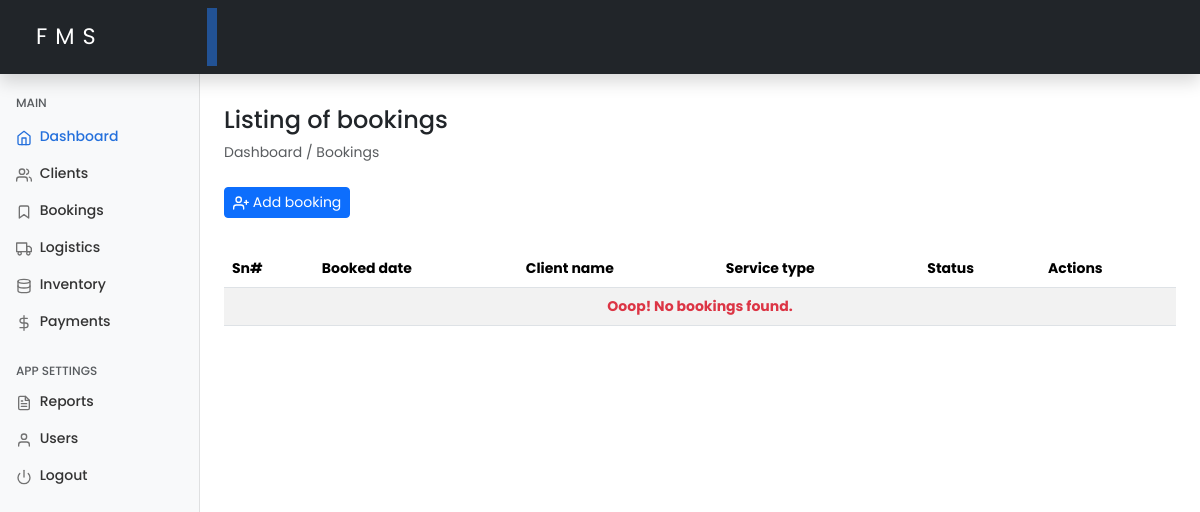
Before: /bookings.php (signed in) with the older database file.
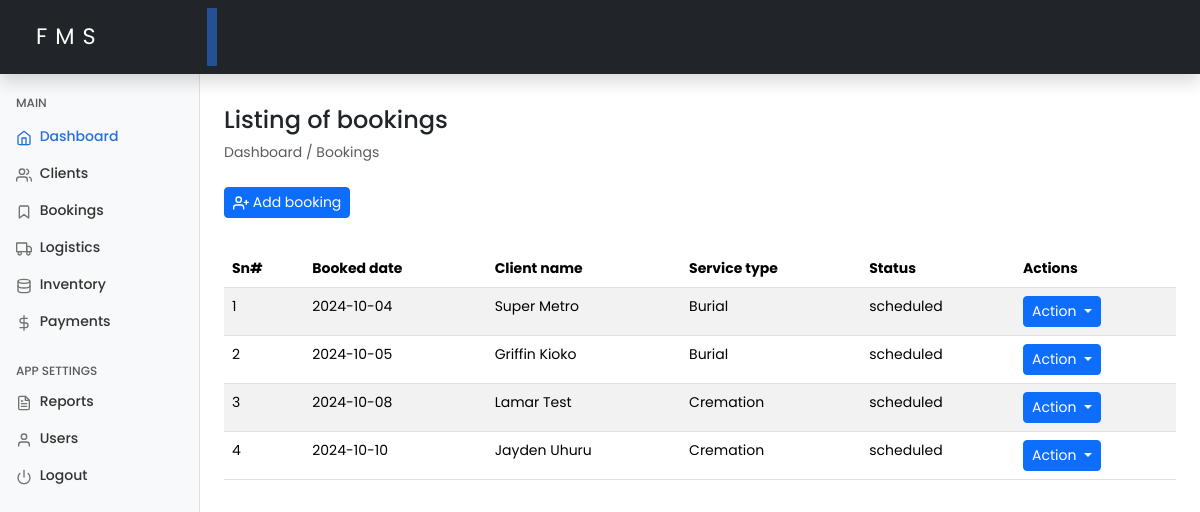
After: the same page with the newer database file.
### tables this page shows
CREATE TABLE `schedules` (
  `id` int(11) NOT NULL,
  `client_id` varchar(100) NOT NULL,
  `service_type` enum('burial','cremation','other') DEFAULT 'burial',
  `schedule_date` date NOT NULL,
  `vehicle_type` varchar(150) DEFAULT NULL,
  `request` varchar(255) DEFAULT NULL,
  `status` enum('scheduled','completed') DEFAULT 'scheduled',
  `created_at` timestamp NOT NULL DEFAULT current_timestamp(),
  `updated_at` timestamp NOT NULL DEFAULT current_timestamp() ON UPDATE current_timestamp()
);

CREATE TABLE `clients` (
  `id` int(11) NOT NULL,
  `full_name` varchar(100) NOT NULL,
  `email` varchar(100) DEFAULT NULL,
  `phone` varchar(15) DEFAULT NULL,
  `address` varchar(255) DEFAULT NULL,
  `created_at` timestamp NOT NULL DEFAULT current_timestamp(),
  `updated_at` timestamp NOT NULL DEFAULT current_timestamp() ON UPDATE current_timestamp()
);

### includes/functions.php (called while the page is built, shortened)
<?php
require_once 'config.php';
function getBookings()
{
    global $conn;
    $query = "SELECT s.id, c.full_name, s.service_type, s.schedule_date, s.status
              FROM schedules s
              JOIN clients c ON s.client_id = c.id";
    $result = $conn->query($query);
    $bookings = [];
    while ($row = $result->fetch_assoc()) {
        $bookings[] = $row;
    }
    return $bookings;
}

### bookings.php (the view, shortened to what this page needs)
<?php
include 'includes/functions.php';
$bookings = getBookings();
include './includes/header.php';
include './includes/sidebar.php';
?>
<main class="col-md-9 ms-sm-auto col-lg-10 px-md-4 mt-2">
    <h4 class="mt-4">Listing of bookings</h4>
    <ol class="breadcrumb mb-2">
        <li class="breadcrumb-item active">Dashboard / Bookings</li>
    </ol>
    <div class="d-flex justify-content-start flex-wrap flex-md-nowrap align-items-center pt-3 pb-2 mb-4 border-bottom-none">
        <button type="button" class="btn btn-sm btn-primary me-5 d-flex align-items-center" data-bs-toggle="modal" data-bs-target="#staticBackdrop">
            <span data-feather="user-plus"></span>&nbsp;Add booking
        </button>
    </div>
    <table class="table table-striped" id="bookingsTable">
        <thead>
            <tr>
                <th>Sn#</th>
                <th>Booked date</th>
                <th>Client name</th>
                <th>Service type</th>
                <th>Status</th>
                <th>Actions</th>
            </tr>
        </thead>
        <tbody>
            <?php if (empty($bookings)): ?>
                <tr>
                    <td colspan="6" class="text-center text-danger">
                        <strong>Ooop! No bookings found.</strong>
                    </td>
                </tr>
            <?php else: ?>
                <?php foreach ($bookings as $index => $booking): ?>
                    <tr>
                        <td><?php echo $index + 1; ?></td>
                        <td><?php echo htmlspecialchars($booking['schedule_date']); ?></td>
                        <td><?php echo htmlspecialchars($booking['full_name']); ?></td>
                        <td class="text-capitalize"><?php echo htmlspecialchars($booking['service_type']); ?></td>
                        <td><?php echo htmlspecialchars($booking['status']); ?></td>
                        <td>
                            <div class="dropdown">
                                <button class="btn btn-sm btn-primary dropdown-toggle" type="button" data-bs-toggle="dropdown" aria-expanded="false">
                                    Action
                                </button>
                            </div>
                        </td>
                    </tr>
                <?php endforeach; ?>
            <?php endif; ?>
        </tbody>
    </table>
</main>
<?php include './includes/footer.php'; ?>

### includes/header.php (shortened to what this page needs)
<?php
require_once 'includes/functions.php';
?>
<!doctype html>
<html lang="en">
<head>
    <link href="https://cdn.jsdelivr.net/npm/bootstrap@5.3.3/dist/css/bootstrap.min.css" rel="stylesheet">
    <link href="https://cdn.jsdelivr.net/npm/bootstrap@5.3.3/dist/css/bootstrap.min.css" rel="stylesheet"
>
    <link rel="stylesheet" href="assets/css/dashboard.css">
    <link href="https://cdnjs.cloudflare.com/ajax/libs/fullcalendar/6.1.15/index.min.js" rel="stylesheet" />
</head>
<body>
    <header class="navbar navbar-dark sticky-top bg-dark p-2 flex-md-nowrap p-0 shadow">
        <a class="navbar-brand col-md-3 col-lg-2 me-0 px-3" href="./dashboard.php">FMS</a>
    </header>

### includes/sidebar.php
<div class="container-fluid">
    <div class="row">
        <nav id="sidebarMenu" class="col-md-3 col-lg-2 d-md-block bg-light sidebar collapse">
            <div class="position-sticky pt-4">
                <h6 class="sidebar-heading d-flex justify-content-between align-items-center px-3 mt-4 mb-1 text-muted">
                    <span>Main</span>
                </h6>
                <ul class="nav flex-column my-2">
                    <li class="nav-item">
                        <a class="nav-link active" aria-current="page" href="./dashboard.php">
                            <span data-feather="home"></span>
                            Dashboard
                        </a>
                    </li>
                    <li class="nav-item">
                        <a class="nav-link" href="./clients.php">
                            <span data-feather="users"></span>
                            Clients
                        </a>
                    </li>
                    <li class="nav-item">
                        <a class="nav-link" href="./bookings.php">
                            <span data-feather="bookmark"></span>
                            Bookings
                        </a>
                    </li>
                    <li class="nav-item">
                        <a class="nav-link" href="#">
                            <span data-feather="truck"></span>
                            Logistics
                        </a>
                    </li>
                    <li class="nav-item">
                        <a class="nav-link" href="#">
                            <span data-feather="database"></span>
                            Inventory
                        </a>
                    </li>
                    <li class="nav-item">
                        <a class="nav-link" href="#">
                            <span data-feather="dollar-sign"></span>
                            Payments
                        </a>
                    </li>
                </ul>
                <h6 class="sidebar-heading d-flex justify-content-between align-items-center px-3 mt-4 mb-1 text-muted">
                    <span>App Settings</span>
                </h6>
                <ul class="nav flex-column mb-2">
                    <li class="nav-item">
                        <a class="nav-link" href="#">
                            <span data-feather="file-text"></span>
                            Reports
                        </a>
                    </li>
                    <li class="nav-item">
                        <a class="nav-link" href="#">
                            <span data-feather="user"></span>
                            Users
                        </a>
                    </li>
                    <li class="nav-item">
                        <a class="nav-link" href="./logout.php">
                            <span data-feather="power"></span>
                            Logout
                        </a>
                    </li>
                </ul>
            </div>
        </nav>

### includes/footer.php (shortened to what this page needs)
</div>
</div>
</body>
</html>

### assets/css/dashboard.css (style rules this page uses)
* { margin: 0; padding: 0; box-sizing: border-box; }
body { font-size: .875rem; font-family: "Poppins", sans-serif; }
.feather { width: 16px; height: 16px; vertical-align: text-bottom; }
.sidebar { position: fixed; top: 0; bottom: 0; left: 0; z-index: 100; padding: 48px 0 0; box-shadow: inset -1px 0 0 rgba(0, 0, 0, .1); }
.sidebar .nav-link { font-weight: 500; color: #333; }
.sidebar .nav-link .feather { margin-right: 4px; color: #727272; }
.sidebar .nav-link.active { color: #2470dc; }
.sidebar .nav-link:hover .feather, .sidebar .nav-link.active .feather { color: inherit; }
.sidebar-heading { font-size: .75rem; text-transform: uppercase; }
.navbar-brand { padding-top: .75rem; padding-bottom: .75rem; font-size: 1.4rem; margin-left: .75rem; letter-spacing: .5rem; box-shadow: inset -10px 0 0 rgba(36, 113, 220, 0.6); }

Changed rows visible on the page:
added schedules: schedule_date "2024-10-04", client.full_name "Super Metro", service_type "Burial", status "scheduled"
added schedules: schedule_date "2024-10-05", client.full_name "Griffin Kioko", service_type "Burial", status "scheduled"
added schedules: schedule_date "2024-10-08", client.full_name "Lamar Test", service_type "Cremation", status "scheduled"
added schedules: schedule_date "2024-10-10", client.full_name "Jayden Uhuru", service_type "Cremation", status "scheduled"
Other visible differences:
text no longer shown: "Ooop! No bookings found."
